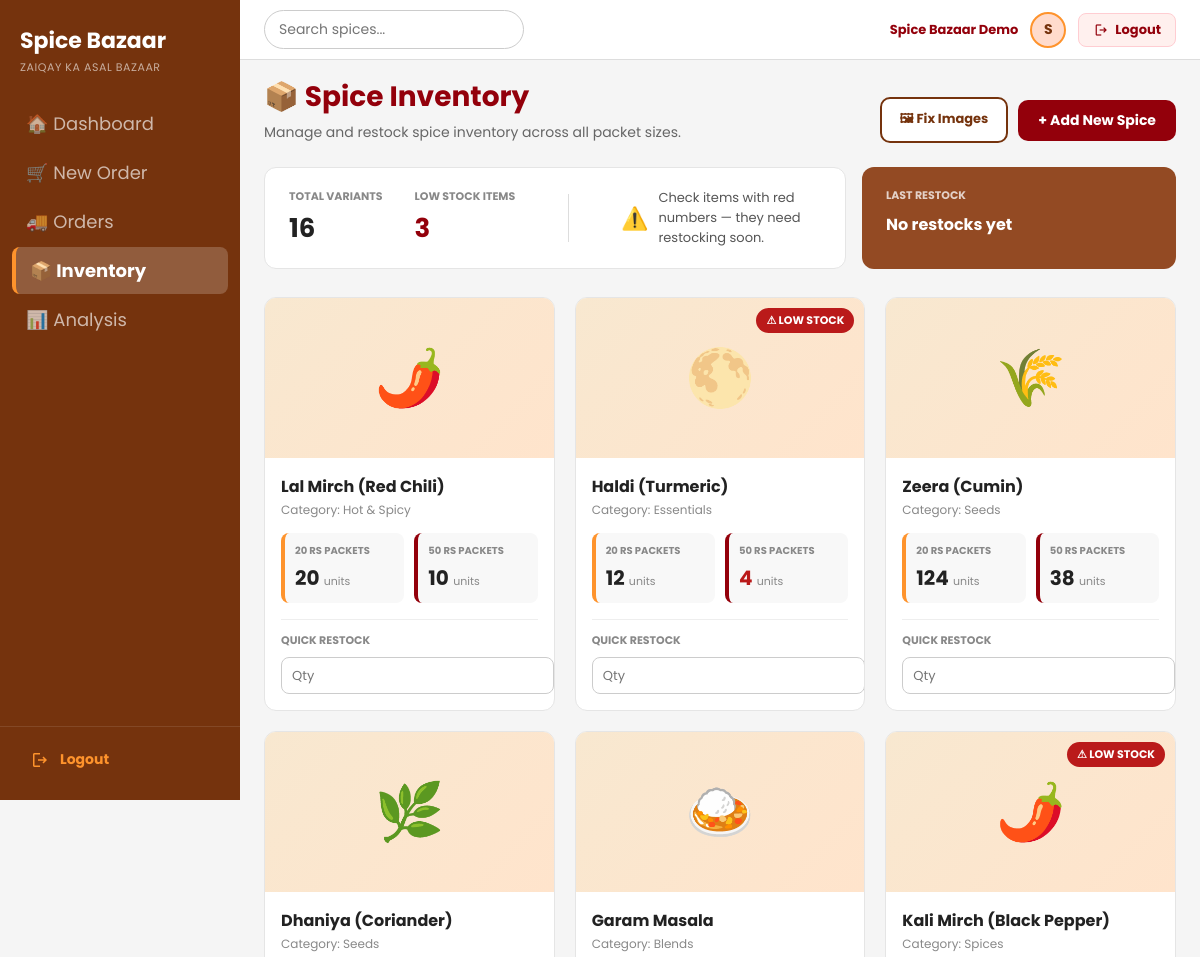
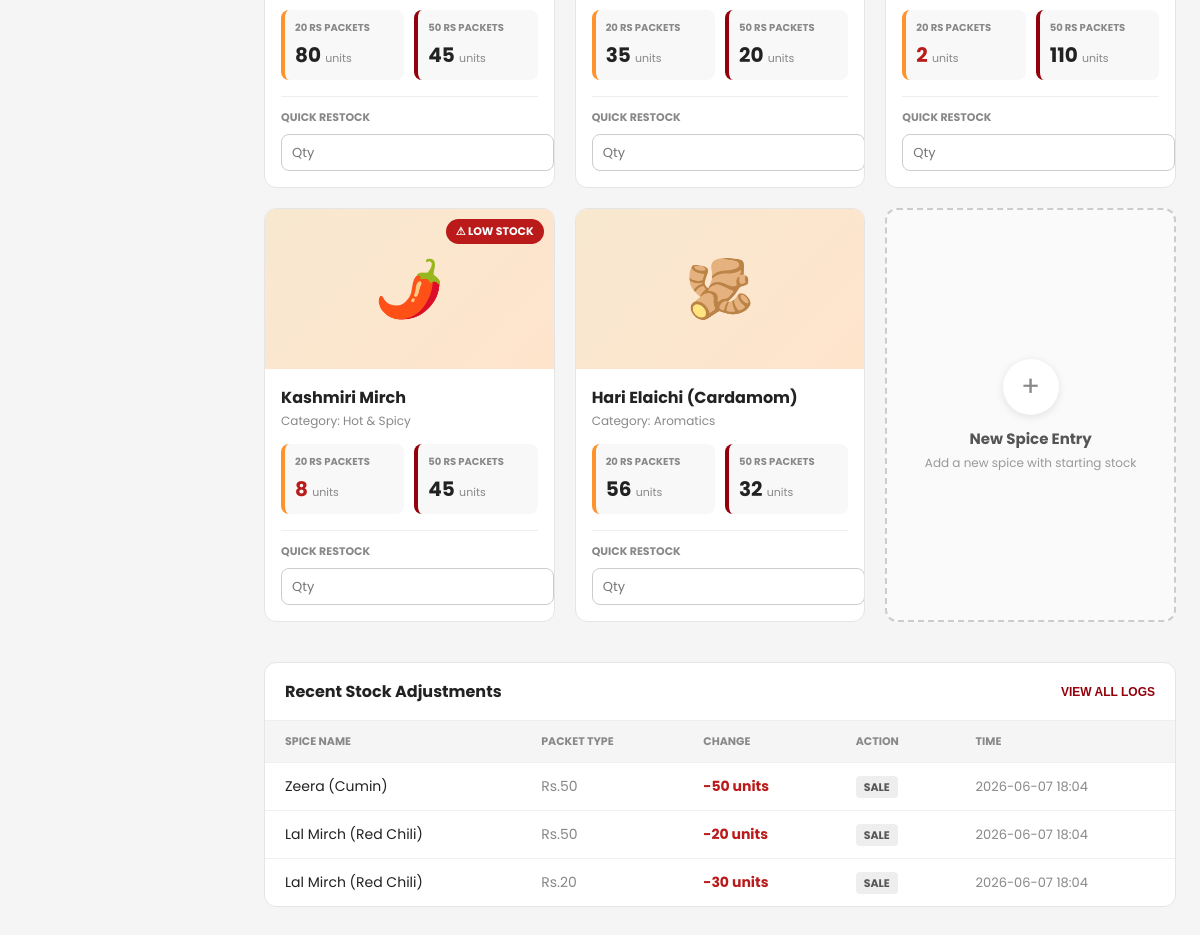
The page /inventory (signed in) on the database its author committed (2 pictures, top to bottom).
### tables this page shows
CREATE TABLE spices (
            id INTEGER PRIMARY KEY AUTOINCREMENT,
            user_id INTEGER NOT NULL,
            name TEXT NOT NULL,
            category TEXT,
            img_url TEXT,
            stock_20 INTEGER DEFAULT 0,
            stock_50 INTEGER DEFAULT 0,
            FOREIGN KEY(user_id) REFERENCES users(id)
        );

CREATE TABLE stock_log (
            id INTEGER PRIMARY KEY AUTOINCREMENT,
            user_id INTEGER NOT NULL,
            spice_id INTEGER,
            spice_name TEXT,
            packet_type TEXT,
            adjustment INTEGER,
            action TEXT,
            created_at TEXT DEFAULT CURRENT_TIMESTAMP,
            FOREIGN KEY(user_id) REFERENCES users(id),
            FOREIGN KEY(spice_id) REFERENCES spices(id)
        );

### app.py (the view)
@app.route("/inventory")
@login_required
def inventory():
    conn = get_db()
    u = uid()
    count = conn.execute("SELECT COUNT(*) FROM spices WHERE user_id=?", (u,)).fetchone()[0]
    if count == 0:
        seed_spices_for_user(conn, u)
        conn.commit()
    spices    = conn.execute("SELECT * FROM spices WHERE user_id=? ORDER BY id", (u,)).fetchall()
    stock_log_raw = conn.execute("SELECT spice_name, packet_type, adjustment, action, created_at FROM stock_log WHERE user_id=? ORDER BY id DESC LIMIT 10", (u,)).fetchall()
    stock_log = []
    for r in stock_log_raw:
        d = dict(r)
        try:
            from datetime import datetime, timedelta
            dt = datetime.strptime(d['created_at'][:19], '%Y-%m-%d %H:%M:%S')
            d['created_at'] = (dt + timedelta(hours=5)).strftime('%Y-%m-%d %H:%M')
        except: pass
        stock_log.append(d)
    last_restock = conn.execute("""
        SELECT spice_name, created_at FROM stock_log
        WHERE user_id=? AND action='Restocked' ORDER BY id DESC LIMIT 1
    """, (u,)).fetchone()
    total_variants  = conn.execute("SELECT COUNT(*)*2 FROM spices WHERE user_id=?", (u,)).fetchone()[0]
    low_stock_count = conn.execute("SELECT COUNT(*) FROM spices WHERE user_id=? AND (stock_20 < 10 OR stock_50 < 10)", (u,)).fetchone()[0]
    conn.close()
    return render_template("inventory.html",
        spices=spices, stock_log=stock_log, last_restock=last_restock,
        total_variants=total_variants, low_stock_count=low_stock_count,
    )

### app.py (called while the page is built)
def get_db():
    conn = sqlite3.connect(DB)
    conn.row_factory = sqlite3.Row
    return conn

def login_required(f):
    @wraps(f)
    def decorated(*args, **kwargs):
        if 'user_id' not in session:
            flash('Please login to access Spice Bazaar.', 'error')
            return redirect(url_for('login'))
        return f(*args, **kwargs)
    return decorated

def uid():
    return session['user_id']

### templates/inventory.html (shortened to what this page needs)
<!DOCTYPE html>
<html lang="en">
<head>
</head>
<body>
  <aside class="sidebar">
    <div class="sidebar-logo">
      <h1>Spice Bazaar</h1>
      <p>Zaiqay Ka Asal Bazaar</p>
    </div>
    <nav>
      <a href="{{ url_for('dashboard') }}" class="nav-link">
        🏠 Dashboard
      </a>
      <a href="{{ url_for('new_order') }}" class="nav-link">
        🛒 New Order
      </a>
      <a href="{{ url_for('orders') }}" class="nav-link">
        🚚 Orders
      </a>
      <a href="{{ url_for('inventory') }}" class="nav-link active">
        📦 Inventory
      </a>
      <a href="{{ url_for('analysis') }}" class="nav-link">
        📊 Analysis
      </a>
    </nav>
    <div class="sidebar-logout">
      <a href="{{ url_for('logout') }}">
        <span class="material-symbols-outlined" style="font-size:20px;">logout</span>
        Logout
      </a>
    </div>
  </aside>
  <header class="header">
    <input type="text" id="inv-search" placeholder="Search spices..." oninput="filterSpices()" />
    <div class="header-right">
      <span class="user-name">{{ session.get('full_name', 'Admin') }}</span>
      <div class="avatar">{{ session.get('full_name', 'A')[:1].upper() }}</div>
      <a href="{{ url_for('logout') }}" class="logout-btn">
        <span class="material-symbols-outlined" style="font-size:16px;">logout</span>
        Logout
      </a>
    </div>
  </header>
  <main class="main">
    <div class="page-title">
      <div>
        <h2>📦 Spice Inventory</h2>
        <p>Manage and restock spice inventory across all packet sizes.</p>
      </div>
      <div style="display:flex;gap:10px;align-items:center;">
        <a href="/fix-images" style="text-decoration:none;background:#fff;border:2px solid #75330d;color:#75330d;padding:10px 18px;border-radius:10px;font-weight:700;font-size:13px;">🖼 Fix Images</a>
        <button class="add-btn" onclick="document.getElementById('add-spice-modal').style.display='flex'">
          + Add New Spice
        </button>
      </div>
    </div>
    <div class="stats-bar">
      <div class="stats-card">
        <div class="stats-numbers">
          <div>
            <p>Total Variants</p>
            <p>{{ total_variants }}</p>
          </div>
          <div>
            <p>Low Stock Items</p>
            <p>{{ low_stock_count }}</p>
          </div>
        </div>
        <div class="warning-msg">
          <span style="font-size:22px;">⚠️</span>
          <p>Check items with red numbers — they need restocking soon.</p>
        </div>
      </div>
      <div class="restock-card">
        <p class="label">Last Restock</p>
        <h3>{% if last_restock %}{{ last_restock.created_at[:16] }}{% else %}No restocks yet{% endif %}</h3>
      </div>
    </div>
    <div class="cards-grid">
      {% for s in spices %}
      <div class="spice-card" data-name="{{ s.name|lower }}" data-cat="{{ (s.category or '')|lower }}">
        <div class="card-img-wrapper">
          <div class="img-placeholder" style="{% if s.img_url and s.img_url|trim %}display:none;{% endif %}">
            {% if 'mirch' in s.name.lower() or 'chili' in s.name.lower() %}
              <div style="font-size:56px;line-height:1;">🌶️</div>
            {% elif 'haldi' in s.name.lower() or 'turmeric' in s.name.lower() %}
              <div style="font-size:56px;line-height:1;">🌕</div>
            {% elif 'zeera' in s.name.lower() or 'cumin' in s.name.lower() %}
              <div style="font-size:56px;line-height:1;">🌾</div>
            {% elif 'dhaniya' in s.name.lower() %}
              <div style="font-size:56px;line-height:1;">🌿</div>
            {% elif 'elaichi' in s.name.lower() or 'cardamom' in s.name.lower() %}
              <div style="font-size:56px;line-height:1;">🫚</div>
            {% elif 'kali' in s.name.lower() or 'pepper' in s.name.lower() %}
              <div style="font-size:56px;line-height:1;">🖤</div>
            {% elif 'garam' in s.name.lower() %}
              <div style="font-size:56px;line-height:1;">🍛</div>
            {% else %}
              <div style="font-size:56px;line-height:1;">🌶️</div>
            {% endif %}
          </div>
          {% if s.stock_20 < 10 or s.stock_50 < 10 %}
            <span class="low-stock-badge">⚠ LOW STOCK</span>
          {% endif %}
        </div>
        <div class="card-body">
          <p class="card-name">{{ s.name }}</p>
          <p class="card-category">Category: {{ s.category or 'General' }}</p>
          <div class="packet-row">
            <div class="packet-box orange">
              <p class="p-label">20 Rs Packets</p>
              <p class="p-count {{ 'low' if s.stock_20 < 10 else '' }}">
                {{ s.stock_20 }} <span class="p-unit">units</span>
              </p>
            </div>
            <div class="packet-box red">
              <p class="p-label">50 Rs Packets</p>
              <p class="p-count {{ 'low' if s.stock_50 < 10 else '' }}">
                {{ s.stock_50 }} <span class="p-unit">units</span>
              </p>
            </div>
          </div>
          <div class="restock-section">
            <p class="restock-label">Quick Restock</p>
            <form method="POST" action="/inventory/restock">
              <div class="restock-inputs">
                <input type="number" name="qty" placeholder="Qty" min="1" />
              </div>
            </form>
          </div>
        </div>
      </div>
      {% endfor %}
      <div class="add-card" onclick="document.getElementById('add-spice-modal').style.display='flex'">
        <div class="plus-circle">+</div>
        <h3>New Spice Entry</h3>
        <p>Add a new spice with starting stock</p>
      </div>
    </div>
    <div class="activity-table-wrapper">
      <div class="table-header">
        <h3>Recent Stock Adjustments</h3>
        <button>View All Logs</button>
      </div>
      <table>
        <thead>
          <tr>
            <th>Spice Name</th>
            <th>Packet Type</th>
            <th>Change</th>
            <th>Action</th>
            <th>Time</th>
          </tr>
        </thead>
        <tbody>
          {% for log in stock_log %}
          <tr>
            <td>{{ log.spice_name }}</td>
            <td style="color:#888;">{{ log.packet_type }}</td>
            <td class="{{ 'adj-plus' if log.adjustment > 0 else 'adj-minus' }}">
              {{ '+' if log.adjustment > 0 else '' }}{{ log.adjustment }} units
            </td>
            <td><span class="status-badge">{{ log.action.upper() }}</span></td>
            <td class="time-text">{{ log.created_at[:16] }}</td>
          </tr>
          {% else %}
          <tr>
            <td colspan="5" style="text-align:center;color:#999;padding:20px;">
              No stock activity yet.
            </td>
          </tr>
          {% endfor %}
        </tbody>
      </table>
    </div>
  </main>
</body>
</html>

### rows shown on the page
spices: name "Lal Mirch (Red Chili)", category "Hot & Spicy", stock_20 "20", stock_50 "10"
spices: shows "⚠ LOW STOCK", name "Haldi (Turmeric)", category "Essentials", stock_20 "12", stock_50 "4"
spices: name "Zeera (Cumin)", category "Seeds", stock_20 "124", stock_50 "38"
spices: name "Dhaniya (Coriander)", category "Seeds", stock_20 "80", stock_50 "45"
spices: name "Garam Masala", category "Blends", stock_20 "35", stock_50 "20"
spices: shows "⚠ LOW STOCK", name "Kali Mirch (Black Pepper)", category "Spices", stock_20 "2", stock_50 "110"
spices: shows "⚠ LOW STOCK", name "Kashmiri Mirch", category "Hot & Spicy", stock_20 "8", stock_50 "45"
spices: name "Hari Elaichi (Cardamom)", category "Aromatics", stock_20 "56", stock_50 "32"
stock_log: spice_name "Zeera (Cumin)", packet_type "Rs.50", adjustment "-50", action "SALE", created_at "2026-06-07 18:04"
stock_log: spice_name "Lal Mirch (Red Chili)", packet_type "Rs.50", adjustment "-20", action "SALE", created_at "2026-06-07 18:04"
stock_log: spice_name "Lal Mirch (Red Chili)", packet_type "Rs.20", adjustment "-30", action "SALE", created_at "2026-06-07 18:04"

### other values the page prints
{{ session.get('full_name', 'Admin') }} "Spice Bazaar Demo"
{{ session.get('full_name', 'A')[:1].upper() }} "S"
{{ total_variants }} "16"
{{ low_stock_count }} "3"
